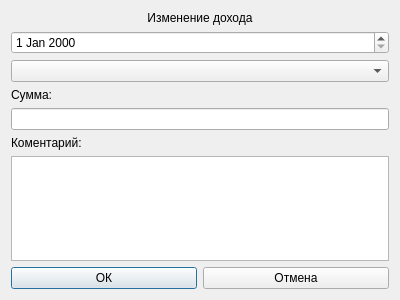
<?xml version="1.0" encoding="UTF-8"?>
<ui version="4.0">
 <class>DialogEditIncome</class>
 <widget class="QDialog" name="DialogEditIncome">
  <property name="geometry">
   <rect>
    <x>0</x>
    <y>0</y>
    <width>400</width>
    <height>300</height>
   </rect>
  </property>
  <property name="windowTitle">
   <string>Dialog</string>
  </property>
  <layout class="QGridLayout" name="gridLayout">
   <item row="0" column="0">
    <widget class="QLabel" name="label">
     <property name="text">
      <string>Изменение дохода</string>
     </property>
     <property name="alignment">
      <set>Qt::AlignCenter</set>
     </property>
    </widget>
   </item>
   <item row="1" column="0">
    <widget class="QDateEdit" name="dateEdit"/>
   </item>
   <item row="2" column="0">
    <widget class="QComboBox" name="comboBox"/>
   </item>
   <item row="3" column="0">
    <widget class="QLabel" name="label_3">
     <property name="text">
      <string>Сумма:</string>
     </property>
    </widget>
   </item>
   <item row="4" column="0">
    <widget class="QLineEdit" name="lineEdit"/>
   </item>
   <item row="5" column="0">
    <widget class="QLabel" name="label_2">
     <property name="text">
      <string>Коментарий:</string>
     </property>
    </widget>
   </item>
   <item row="6" column="0">
    <widget class="QTextEdit" name="textEdit"/>
   </item>
   <item row="7" column="0">
    <layout class="QHBoxLayout" name="horizontalLayout">
     <item>
      <widget class="QPushButton" name="OK">
       <property name="text">
        <string>ОК</string>
       </property>
      </widget>
     </item>
     <item>
      <widget class="QPushButton" name="Close">
       <property name="text">
        <string>Отмена</string>
       </property>
      </widget>
     </item>
    </layout>
   </item>
  </layout>
 </widget>
 <resources/>
 <connections/>
</ui>
